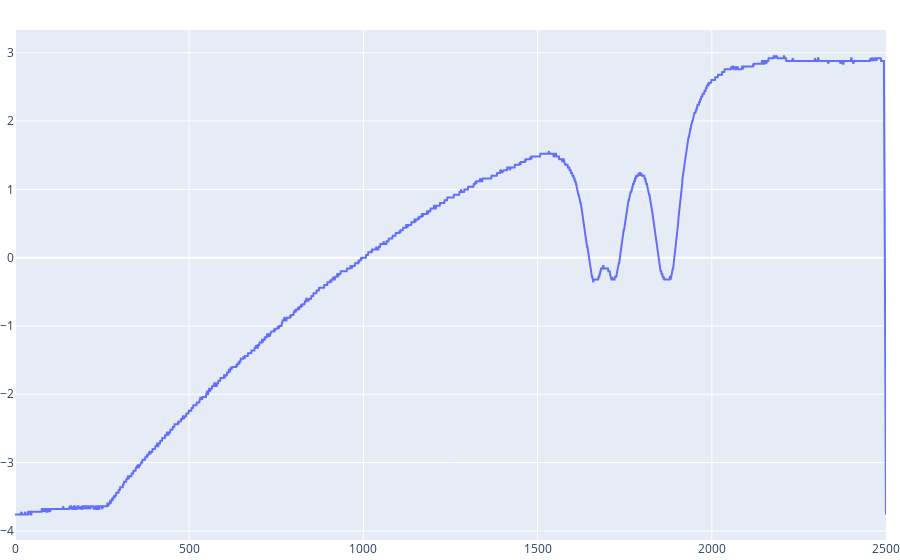

The notebook cell saved with this chart:
### Code cell
plotter(met_temp_9, None)

### Figure 1 — Plotly figure (JSON) as saved in the notebook; plotly's stock layout.template omitted (floating-point values rounded to 4 significant figures; data arrays with more than 128 entries replaced by an {"elided": "..."} marker saying what was removed)
{"data": [{"type": "scatter", "y": {"elided": "2501 float values"}}], "layout": {"margin": {"b": 20, "l": 0, "r": 0, "t": 30}, "showlegend": false}}
